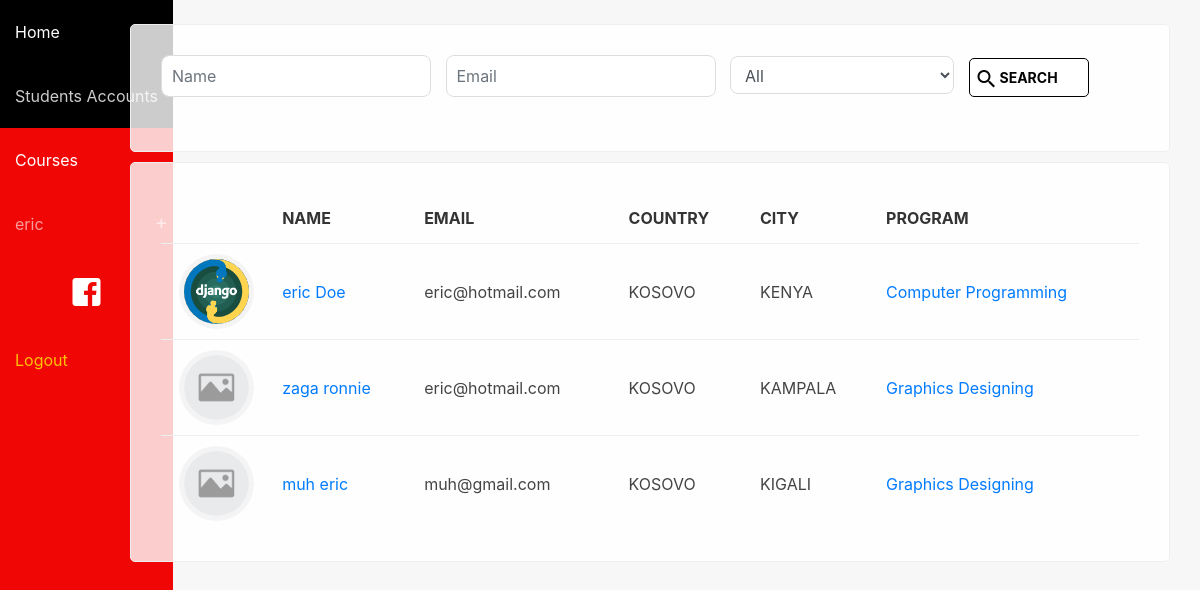
Page /students/ (signed in) on the committed database.
### sems/models.py (models this page shows, shortened)
class Student(models.Model):
    user = models.OneToOneField(User, on_delete=models.CASCADE, null=True)
    first_name = models.CharField(max_length=100, null=True)
    last_name = models.CharField(max_length=100, null=True)
    picture = models.ImageField(null=True, blank=True, default='no-img.png')
    website = models.URLField(max_length=100, null=True, blank=True)
    email = models.EmailField(max_length=100, null=True)
    program = models.ForeignKey(Program, on_delete=models.SET_NULL, null=True)
    country = models.ForeignKey(State, on_delete=models.SET_NULL, null=True)
    city = models.CharField(max_length=100, null=True)
    course = models.ManyToManyField(Course, related_name='course', blank=True)
    course_teacher = models.ManyToManyField(Course, related_name='course_teacher', blank=True)
    viti = models.IntegerField(choices=YEARS, default=1)
    semester = models.IntegerField(choices=SEMESTER, default=1)
    level = models.CharField(max_length=100, choices=LEVELS, default=1)

class State(models.Model):
    name = models.CharField(max_length=100)
    def __str__(self):
        return self.name

class Program(models.Model):
    name = models.CharField(max_length=150)
    summary = models.TextField(null=True, blank=True)
    def __str__(self):
        return self.name

### sems/views.py (the view)
# urls.py: path('students/', views.students_view, name='students'),
def students_view(request):
    students = Student.objects.all()
    programs = Program.objects.all()
    if request.method == 'GET':
        p = request.GET.get('program', '')
        name = request.GET.get('name', '')
        email = request.GET.get('email', '')
        if p != '':
            students = Student.objects.filter(program=p, first_name__contains=name, email__contains=email)
        else:
            students = Student.objects.filter(first_name__contains=name, email__contains=email)
    if request.user.is_authenticated:
        return render(
            request,
            'students_list.html',
            {'students': students, 'programs': programs, 'media_url': settings.MEDIA_ROOT},
        )
    else:
        return redirect('login')

### sems/templates/students_list.html (shortened to what this page needs)
{% extends 'base_generic.html' %}
{% block content %}
<div class="container">
    <div class="shadow-box">
    <form class="form-spaced" action="" method="get">
        <label for="name">
            <input class="form-control" placeholder="Name" value="{{ request.GET.name }}" type="text" name="name" id="name">
        </label>
        <label for="email">
            <input class="form-control" placeholder="Email" value="{{ request.GET.email }}" type="email" name="email" id="email">
        </label>
        <label for="program">
            <select class="form-control" name="program" id="program">
                <option value="">All</option>
            </select>
        </label>
        <button type="submit" class="btn btn-primary"><i class="material-icons">search</i>Search</button>
    </form>
    </div>
    <div class="shadow-box">
        {% if students %}
        <table>
            <thead>
                <tr>
                    <th class="d-none d-sm-table-cell"></th>
                    <th>Name</th>
                    <th class="d-none d-sm-table-cell">Email</th>
                    <th class="d-none d-sm-table-cell">Country</th>
                    <th class="d-none d-sm-table-cell">City</th>
                    <th>Program</th>
                </tr>
            </thead>
            <tbody>
                {% for s in students %}
                <tr>
                    <td class="d-none d-sm-table-cell text-center"><div class="img-round"><img src="../static/uploads/{% if s.picture %}{{ s.picture }} {% else %}no-img.png {% endif %}" /></div></td>
                    <td><a href="{% url 'student_detail' pk=s.pk %}">{{ s.first_name }} {{ s.last_name }}</a></td>
                    <td class="d-none d-sm-table-cell">{{ s.email }}</td>
                    <td class="d-none d-sm-table-cell text-uppercase">{{ s.country }}</td>
                    <td class="d-none d-sm-table-cell text-uppercase">{{ s.city }}</td>
                    <td><a href="{% url 'program_single' pk=s.program.pk %}">{{ s.program }}</a></td>
                </tr>
                {% endfor %}
            </tbody>
        </table>
        {% else %}
        <p class="text-center"><i class="material-icons">sentiment_satisfied</i><br>No users added</p>
        <p class="text-center lead">Start by <a href="{% url 'user_add' %}">adding a new user</a></p>
        {% endif %}
    </div>
</div>
{% endblock %}

### sems/templates/base_generic.html (shortened to what this page needs)
{% load static %}
<html>
<head>
    <link rel="stylesheet" href="https://use.fontawesome.com/releases/v5.7.1/css/all.css">
    <link rel="stylesheet" href="{% static 'css/bootstrap.min.css' %}">
    <link rel="stylesheet" href="{% static 'css/main.css' %}">
    <link rel="stylesheet" href="{% static 'fonts/fontawesome-all.min.css' %}">
</head>
<body>
    <div class="wrapper">
        <div class="container-fluid">
            <div class="row">
                <div class="no-padding col-md-1 col-sm-4">
                    <header>
                        <nav>
                            {% url 'home' as hom %} {% url 'students' as acc %} {% url 'programs' as prog %} {% url 'login' as log %} {% url 'student_detail' pk=user.student.pk as sd %}
                            <a href="{% url 'home' %}" {% if request.path == hom %} class="active" {% endif %}>Home</a>
                            <a href="{% url 'students' %}" {% if request.path == acc %} class="active" {% endif %}>Students Accounts</a>
                            <a href="{% url 'programs' %}" {% if request.path == prog %} class="active" {% endif %}>Courses</a>
                            <div>
                                {% if not user.is_authenticated  %}
                                <a href="{% url 'login' %}" {% if request.path == log %} class="active" {% endif %}>Login</a> {% else %}
                                <div class="dd">
                                    <a {% if request.path == sd %} class="active" {% endif %}>{{ user.student.first_name }}</a>
                                </div>
                                {% endif %}
                            </div>
                            <a href="https://www.facebook.com/Kampabits/" class="text-center" title="Visit Us on Facebook" target="_blank"><i class="fab fa-facebook-square fa-2x"></i></a>
                            <a class="text-warning" href="{% url 'logout' %}">
                                Logout
                            </a>
                        </nav>
                    </header>
                </div>
                <div class="col-md-11 col-sm-8">
                    <br>
                    {% block content %} {% endblock %}
                </div>
            </div>
        </div>
    </div>
</body>
</html>

### sems/static/css/main.css (style rules this page uses)
* { --main-color: #006992; }
body { display: flex; flex-direction: column; background-color: #f7f7f7; min-height: 100vh; }
.wrapper { flex: 1; }
.no-padding { padding: 0; }
nav { background-color:rgb(241, 6, 6); margin-bottom: 15px; border-bottom: 1px solid #eee; height: 100vh; position: fixed; min-width: 150px; }
nav a { display: block; padding: 20px 15px; color: white; transition: 100ms ease; }
a.active { color: rgba(255,255,255,.8); background-color: black; }
.dd::before, .minus::before { content: '+'; position: absolute; right: 0; font-size: 20px; margin-top: 15px; margin-right: 5px; }
.dd { position: relative; cursor: pointer; display: block; color: rgba(255,255,255,.6); }
.shadow-box, .card-box, .empty-box { padding: 30px; border-radius: 5px; margin-bottom: 10px; display: block; border: 1px solid #eee; position: relative; background-color: rgba(255,255,255,.8); position: relative; overflow: hidden; }
table { width: 100%; }
td, th { padding: 15px 10px; border-top: 1px solid #eee; color: #444; }
th { border: none; color: #333; text-transform: uppercase; }
.form-spaced label { margin-right: 10px; }
.btn { border: none; text-transform: uppercase; font-size: normal; font-weight: bold; border-radius: 10px; position: relative; padding: 6px 20px; padding-left: 30px; }
.btn-primary, .empty-box a.btn-primary, .empty-box button.btn-primary, input.btn-primary, .btn-third, .btn-danger { border-radius: 5px; background-color: #fff; border: 1px solid rgb(7, 7, 7); color: rgb(3, 3, 3); font-size: 14px; box-shadow: none; padding: 8px 30px; background: #fff; border-color: black; }
.img-round { width: 65px; height: 65px; overflow: hidden; display: inline-flex; justify-content: center; align-items: center; border-radius: 100px; box-shadow: 0px 0px 0px 5px rgba(0,0,0,0.04); }
.img-round > img, .thumb > img { max-height: 110%; min-height: 100%; }
.form-control, .form-control[readonly], .input-styled input, .input-styled select { border-radius: 8px; background-color: #fff; width: 100%; padding: 8px 10px; border-color: #ddd; transition: 200ms ease; }
.material-icons, .label .material-icons { position: absolute; left: 0; }
.btn .material-icons { left: 5; }
td { position: relative; }

### rows in the picture
Student: picture (picture), first_name "eric", last_name "Doe", email "eric@hotmail.com", country "KOSOVO", city "KENYA", program "Computer Programming"
Student: picture (placeholder picture), first_name "zaga", last_name "ronnie", email "eric@hotmail.com", country "KOSOVO", city "KAMPALA", program "Graphics Designing"
Student: picture (placeholder picture), first_name "muh", last_name "eric", email "muh@gmail.com", country "KOSOVO", city "KIGALI", program "Graphics Designing"

### other values in the picture
{{ user.student.first_name }} "eric"
